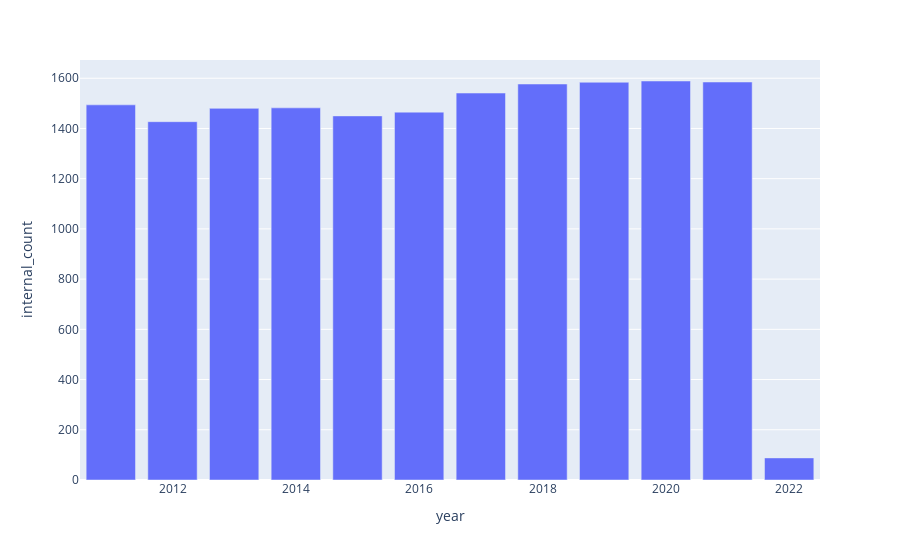

The notebook cell saved with this chart:
### Markdown cell above
## 5. Internal

### Code cell
internal = dsl.query(f"""
    
        search publications 
            where research_orgs.id = "{institution}"
            and type="article"
            and count(research_orgs) = 1
                 and year > 2010
        return year
    
    
    """).as_dataframe()

internal.columns = [ 'internal_count', 'year']
px.bar(internal, x="year", y="internal_count")

### Figure 1 — Plotly figure (JSON) as saved in the notebook; plotly's stock layout.template omitted (floating-point values rounded to 4 significant figures)
{"data": [{"alignmentgroup": "True", "hovertemplate": "year=%{x}<br>internal_count=%{y}<extra></extra>", "legendgroup": "", "marker": {"color": "#636efa", "pattern": {"shape": ""}}, "name": "", "offsetgroup": "", "orientation": "v", "showlegend": false, "textposition": "auto", "type": "bar", "x": [2020, 2021, 2019, 2018, 2017, 2011, 2014, 2013, 2016, 2015, 2012, 2022], "xaxis": "x", "y": [1589, 1585, 1584, 1577, 1541, 1494, 1482, 1480, 1465, 1450, 1427, 88], "yaxis": "y"}], "layout": {"autosize": true, "barmode": "relative", "legend": {"tracegroupgap": 0}, "margin": {"t": 60}, "xaxis": {"anchor": "y", "autorange": true, "domain": [0, 1], "range": [2010.0, 2022.0], "title": {"text": "year"}, "type": "linear"}, "yaxis": {"anchor": "x", "autorange": true, "domain": [0, 1], "range": [0, 1673.0], "title": {"text": "internal_count"}, "type": "linear"}}}
